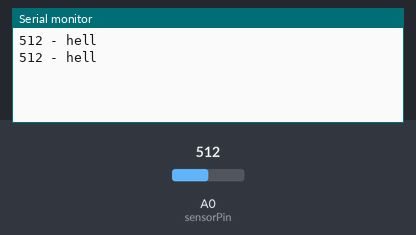
This sketch was run on a simulated Arduino Uno, built with avr-gcc and run on an emulated ATmega328P. Parts: the last lines printed to the serial monitor. The inputs (shaded band) are chosen by the test bench; at power-on: A0 (sensorPin) = 512.

Above: at 1.8 s.
1.9 s: A0 (sensorPin) set to 668
At 2.5 s:
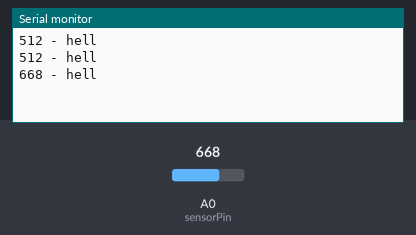
3.4 s: A0 (sensorPin) set to 695
At 4.8 s:
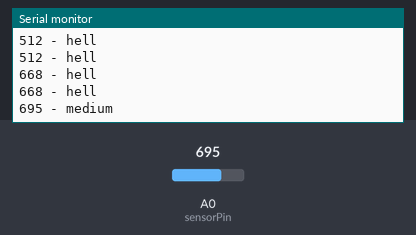
6.5 s: A0 (sensorPin) set to 1011
At 7.6 s:
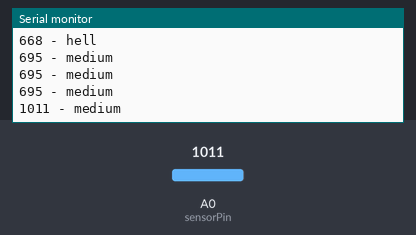
8.0 s: A0 (sensorPin) set to 1023
At 8.4 s:
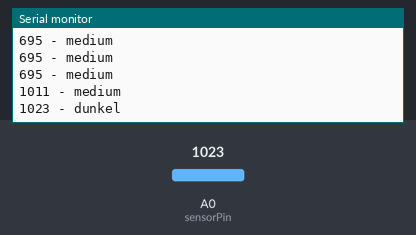

The sketch:

sketch_sensor_1.ino
```cpp
int sensorPin = A0;
int sensorValue = 0;
int resistorValue = 0;

int sensorMin = 0;
int sensorMax = 1023;

void setup() {
  Serial.begin(9600);
}

void loop() {
  sensorValue = analogRead(sensorPin);
  Serial.print(sensorValue);

  // Treshhold
  int range = map(sensorValue, sensorMin, sensorMax, 0, 3);

  switch (range) {
  case 0:    // your hand is on the sensor
    Serial.println(" - sehr hell");
    break;
  case 1:    // your hand is close to the sensor
    Serial.println(" - hell");
    break;
  case 2:    // your hand is a few inches from the sensor
    Serial.println(" - medium");
    break;
  case 3:    // your hand is nowhere near the sensor
    Serial.println(" - dunkel");
    break;
  }

  delay(1000);
}
```

Measured:
- the behaviour switches between 681 and 682 on A0 (sensorPin) (found by bisection; images 1 and 2)
- the behaviour switches between 1022 and 1023 on A0 (sensorPin) (found by bisection; images 3 and 4)
- after the input at 1.9 s, the serial monitor: prints a new line after 0.10 s (image 1)
- after the input at 3.4 s, the serial monitor: prints a new line after 0.60 s (image 2)
- after the input at 6.5 s, the serial monitor: prints a new line after 0.50 s (image 3)
- after the input at 8.0 s, the serial monitor: prints a new line at once (image 4)
